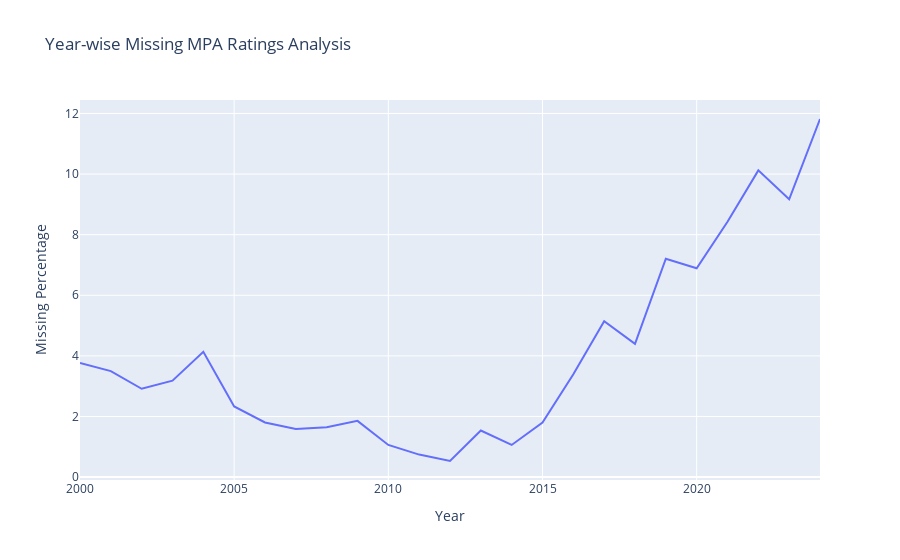

Notebook code cell kept with this figure:
### Markdown cell above
# Analysis of Missing MPA Rating Values

### Code cell
yearwise_missing_mpa_pct = (df.groupby('Year').apply(lambda x: x.isnull().sum())['MPA'] / df['MPA'].isnull().sum() * 100).reset_index(name = 'Missing Percentage')
fig = px.line(
    yearwise_missing_mpa_pct,
    x = 'Year',
    y = 'Missing Percentage',
    title = "Year-wise Missing MPA Ratings Analysis"
)
fig.show()

### Figure 1 — Plotly figure (JSON) as saved in the notebook; plotly's stock layout.template omitted (floating-point values rounded to 4 significant figures)
{"data": [{"hovertemplate": "Year=%{x}<br>Missing Percentage=%{y}<extra></extra>", "legendgroup": "", "line": {"color": "#636efa", "dash": "solid"}, "marker": {"symbol": "circle"}, "mode": "lines", "name": "", "orientation": "v", "showlegend": false, "type": "scatter", "x": [2000, 2001, 2002, 2003, 2004, 2005, 2006, 2007, 2008, 2009, 2010, 2011, 2012, 2013, 2014, 2015, 2016, 2017, 2018, 2019, 2020, 2021, 2022, 2023, 2024], "xaxis": "x", "y": [3.763, 3.498, 2.915, 3.18, 4.134, 2.332, 1.802, 1.59, 1.643, 1.855, 1.06, 0.7419, 0.5299, 1.537, 1.06, 1.802, 3.392, 5.14, 4.399, 7.207, 6.889, 8.426, 10.12, 9.168, 11.82], "yaxis": "y"}], "layout": {"autosize": true, "legend": {"tracegroupgap": 0}, "title": {"text": "Year-wise Missing MPA Ratings Analysis"}, "xaxis": {"anchor": "y", "autorange": true, "domain": [0, 1], "range": [2000, 2024], "title": {"text": "Year"}, "type": "linear"}, "yaxis": {"anchor": "x", "autorange": true, "domain": [0, 1], "range": [-0.09716, 12.44], "title": {"text": "Missing Percentage"}, "type": "linear"}}}
